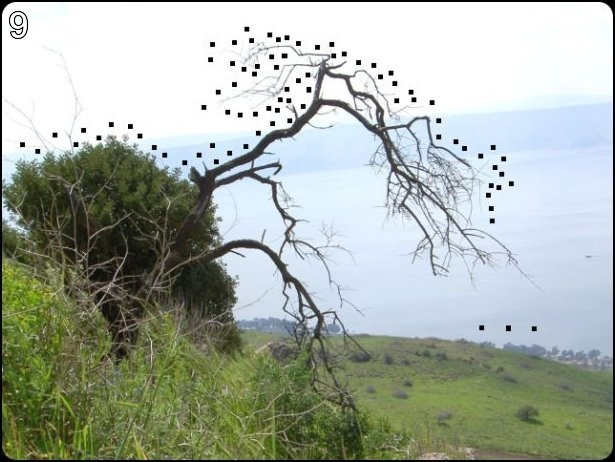
#> input picture p6/ex6p4.jpg, 615 x 462 px
$ python p6.4.py
#> lines starting #> are read from the running program, lines starting #| are printed output that depends on the picture
import random

from PIL import Image, ImageDraw

# Coordinates of the points given in the challenge
first = (
    146, 399, 163, 403, 170, 393, 169, 391, 166, 386, 170, 381, 170, 371, 170,
    355, 169, 346, 167, 335, 170, 329, 170, 320, 170, 310, 171, 301, 173, 290,
    178, 289, 182, 287, 188, 286, 190, 286, 192, 291, 194, 296, 195, 305, 194,
    307, 191, 312, 190, 316, 190, 321, 192, 331, 193, 338, 196, 341, 197, 346,
    199, 352, 198, 360, 197, 366, 197, 373, 196, 380, 197, 383, 196, 387, 192,
    389, 191, 392, 190, 396, 189, 400, 194, 401, 201, 402, 208, 403, 213, 402,
    216, 401, 219, 397, 219, 393, 216, 390, 215, 385, 215, 379, 213, 373, 213,
    365, 212, 360, 210, 353, 210, 347, 212, 338, 213, 329, 214, 319, 215, 311,
    215, 306, 216, 296, 218, 290, 221, 283, 225, 282, 233, 284, 238, 287, 243,
    290, 250, 291, 255, 294, 261, 293, 265, 291, 271, 291, 273, 289, 278, 287,
    279, 285, 281, 280, 284, 278, 284, 276, 287, 277, 289, 283, 291, 286, 294,
    291, 296, 295, 299, 300, 301, 304, 304, 320, 305, 327, 306, 332, 307, 341,
    306, 349, 303, 354, 301, 364, 301, 371, 297, 375, 292, 384, 291, 386, 302,
    393, 324, 391, 333, 387, 328, 375, 329, 367, 329, 353, 330, 341, 331, 328,
    336, 319, 338, 310, 341, 304, 341, 285, 341, 278, 343, 269, 344, 262, 346,
    259, 346, 251, 349, 259, 349, 264, 349, 273, 349, 280, 349, 288, 349, 295,
    349, 298, 354, 293, 356, 286, 354, 279, 352, 268, 352, 257, 351, 249, 350,
    234, 351, 211, 352, 197, 354, 185, 353, 171, 351, 154, 348, 147, 342, 137,
    339, 132, 330, 122, 327, 120, 314, 116, 304, 117, 293, 118, 284, 118, 281,
    122, 275, 128, 265, 129, 257, 131, 244, 133, 239, 134, 228, 136, 221, 137,
    214, 138, 209, 135, 201, 132, 192, 130, 184, 131, 175, 129, 170, 131, 159,
    134, 157, 134, 160, 130, 170, 125, 176, 114, 176, 102, 173, 103, 172, 108,
    171, 111, 163, 115, 156, 116, 149, 117, 142, 116, 136, 115, 129, 115, 124,
    115, 120, 115, 115, 117, 113, 120, 109, 122, 102, 122, 100, 121, 95, 121,
    89, 115, 87, 110, 82, 109, 84, 118, 89, 123, 93, 129, 100, 130, 108,
    132, 110, 133, 110, 136, 107, 138, 105, 140, 95, 138, 86, 141, 79, 149,
    77, 155, 81, 162, 90, 165, 97, 167, 99, 171, 109, 171, 107, 161, 111,
    156, 113, 170, 115, 185, 118, 208, 117, 223, 121, 239, 128, 251, 133, 259,
    136, 266, 139, 276, 143, 290, 148, 310, 151, 332, 155, 348, 156, 353, 153,
    366, 149, 379, 147, 394, 146, 399
)
second = (
    156, 141, 165, 135, 169, 131, 176, 130, 187, 134, 191, 140, 191, 146, 186,
    150, 179, 155, 175, 157, 168, 157, 163, 157, 159, 157, 158, 164, 159, 175,
    159, 181, 157, 191, 154, 197, 153, 205, 153, 210, 152, 212, 147, 215, 146,
    218, 143, 220, 132, 220, 125, 217, 119, 209, 116, 196, 115, 185, 114, 172,
    114, 167, 112, 161, 109, 165, 107, 170, 99, 171, 97, 167, 89, 164, 81,
    162, 77, 155, 81, 148, 87, 140, 96, 138, 105, 141, 110, 136, 111, 126,
    113, 129, 118, 117, 128, 114, 137, 115, 146, 114, 155, 115, 158, 121, 157,
    128, 156, 134, 157, 136, 156, 136
)

# Open the background image
background_path = "ex6p4.jpg"
background = Image.open(background_path)
#> background is the input picture: PIL image 615x462 RGB; mean R, G, B 166.7, 174.6, 164.5
draw = ImageDraw.Draw(background)


# Function to draw lines between points with random color and fill the shape
def draw_lines(coords, color):
    """
    Draws lines between the given coordinates with the specified color.

    :param coords: Coordinates of the points
    :type coords: tuple
    :param color: Color of the lines
    :type color: tuple
    """
#> called with color = 'black'
    for i in range(0, len(coords) - 2, 2):
        draw.line(coords[i:i + 4], fill=color, width=2)


def fill_shape(coords, color):
    """
    Fills the shape defined by the given coordinates with the specified color.

    :param coords: Coordinates of the points
    :type coords: tuple
    :param color: Color to fill the shape
    :type color: tuple
    """
    draw.polygon([(coords[i], coords[i + 1]) for i in range(0, len(coords), 2)], fill=color)


# Generate a random color
def random_color():
    """
    Generates a random color.

    :return: A tuple representing a random color
    :rtype: tuple
    """
    return tuple(random.randint(0, 255) for _ in range(3))


# Draw and fill the shapes on the background image
first_color = random_color()
second_color = random_color()

fill_shape(first, first_color)
fill_shape(second, second_color)
draw_lines(first, "black")
draw_lines(second, "black")

# Save the image with the connected dots
background.save("connect_the_dots_with_background_filled.png")
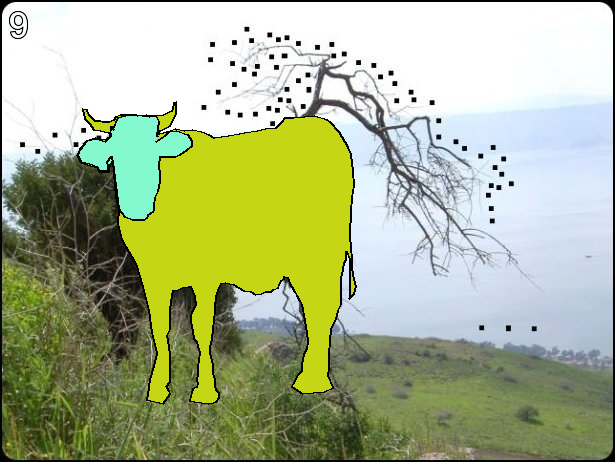
#> saved as connect_the_dots_with_background_filled.png: PIL image 615x462 RGB; mean R, G, B 171.3, 182.3, 145.4
background.show()
